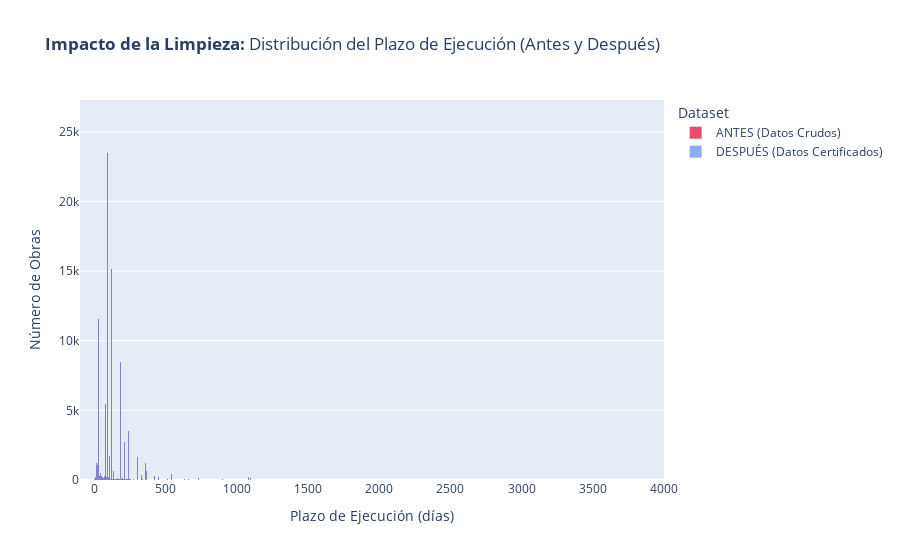

The notebook cell saved with this chart:
### Code cell
# --- ANTES Y DESPUÉS: Distribución del Plazo de Ejecución ---
if datos_cargados:
    # 1. Preparamos los datos "ANTES"
    plazos_antes = pd.to_numeric(df_raw['Plazo de ejecución (en dias)'], errors='coerce').dropna()

    # 2. Preparamos los datos "DESPUÉS"
    # ¡LA CORRECCIÓN ESTÁ AQUÍ!
    plazos_despues = df_certified['plazo_de_ejecucion_en_dias']

    # 3. Creamos la visualización
    fig = go.Figure()

    fig.add_trace(go.Histogram(x=plazos_antes, 
                               name='ANTES (Datos Crudos)', 
                               opacity=0.75,
                               marker_color='crimson'))

    fig.add_trace(go.Histogram(x=plazos_despues, 
                               name='DESPUÉS (Datos Certificados)', 
                               opacity=0.75,
                               marker_color='cornflowerblue'))

    fig.update_layout(
        barmode='overlay',
        title_text='<b>Impacto de la Limpieza:</b> Distribución del Plazo de Ejecución (Antes y Después)',
        xaxis_title_text='Plazo de Ejecución (días)',
        yaxis_title_text='Número de Obras',
        legend_title_text='Dataset'
    )
    
    fig.update_xaxes(range=[-100, 4000])

    fig.show()

### Figure 1 — Plotly figure (JSON) as saved in the notebook; plotly's stock layout.template omitted (floating-point values rounded to 4 significant figures; data arrays with more than 128 entries replaced by an {"elided": "..."} marker saying what was removed)
{"data": [{"marker": {"color": "crimson"}, "name": "ANTES (Datos Crudos)", "opacity": 0.75, "type": "histogram", "x": {"elided": "132958 float values"}}, {"marker": {"color": "cornflowerblue"}, "name": "DESPUÉS (Datos Certificados)", "opacity": 0.75, "type": "histogram", "x": {"elided": "132137 float values"}}], "layout": {"barmode": "overlay", "legend": {"title": {"text": "Dataset"}}, "title": {"text": "<b>Impacto de la Limpieza:</b> Distribución del Plazo de Ejecución (Antes y Después)"}, "xaxis": {"range": [-100, 4000], "title": {"text": "Plazo de Ejecución (días)"}}, "yaxis": {"title": {"text": "Número de Obras"}}}}
